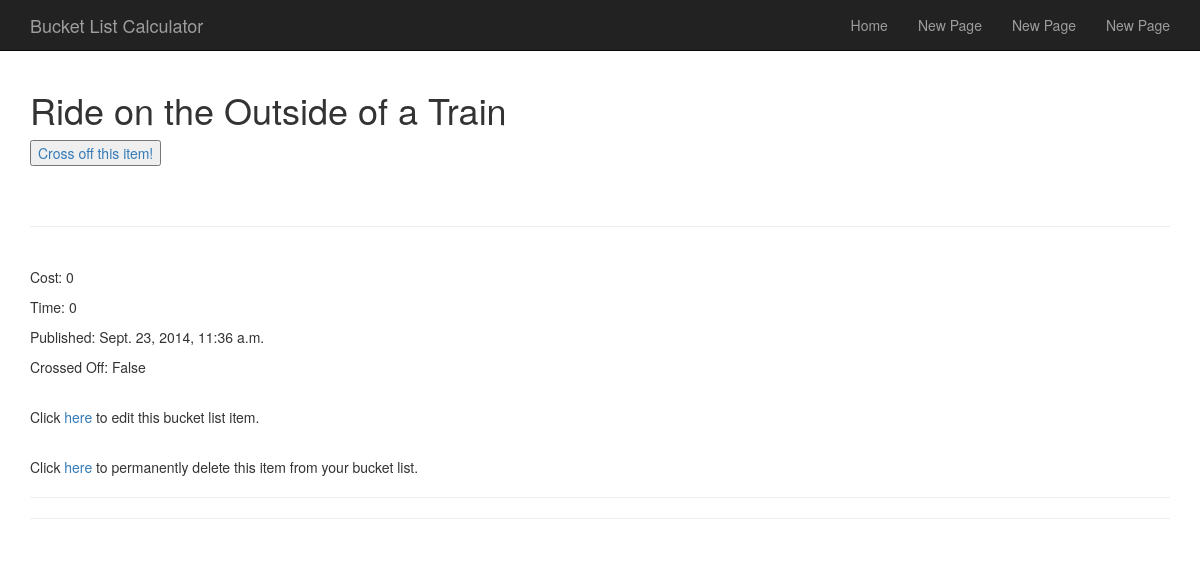
The page /bucketlist/mylist/view/83/ (signed in) on the database its author committed.
### BucketList/models.py (models this page shows, shortened)
class BucketListItem(models.Model):
    text = models.CharField(max_length = 200)
    pub_by = models.ForeignKey(User,editable = False)
    pub_date = models.DateTimeField(editable=False)
    goal_type = models.CharField(choices = CHOICES, max_length = 200)
    cost = models.IntegerField(max_length = 20)
    time = models.IntegerField(max_length = 20)
    hours = models.IntegerField(max_length = 20)
    crossed_off = models.BooleanField(editable = False)
    def __unicode__(self):
        return self.text
    def recently_added(self):
        return self.pub_date >= timezone.now() - datetime.timedelta(days = 1)
    recently_added.boolean = True

### BucketList/views.py (the view)
# urls.py: url(r'^mylist/view/(?P<id>\w+)/', views.view_my_list_item, name = 'view my list item'),
@login_required
def view_my_list_item(request, id):
    logged_in = request.user.id
    item = BucketListItem.objects.filter(pk = id)
    context = {'logged_in': logged_in,
                      'item': item[0],
                    }
    return render(request, 'BucketList/view_my_list_item.html', context)

### BucketList/templates/BucketList/view_my_list_item.html (shortened to what this page needs)
{% extends 'base.html' %}
{% block content %}
{% if logged_in %}
    {% if item.crossed_off == True %}
        <h1 style="text-decoration: line-through;">{{item}}</h1>
        <h4>Congratulations on crossing off this list item!</h4>
        <button><a href="/bucketlist/mylist/uncross/{{item.id}}/">Uncross this item</a></button>
    {% else %}
        <h1>{{item}}</h1>
        <button><a href= "/bucketlist/mylist/crossoff/{{item.id}}/">Cross off this item!</a></button>
    {% endif %}
     <br/>
     <br/>
     <br/>
    <hr>
    <br/>
    <p>Cost:  {{item.cost}}</p>
    <p>Time: {{item.time}}</p>
    <p>Published: {{item.pub_date}}</p>
    <p>Crossed Off: {{item.crossed_off}}</p>
    <br/>
    <p>Click <a href="/bucketlist/mylist/edit/{{item.id}}/">here</a> to edit this bucket list item.</p>
    <br/>
    <p>Click <a href="/bucketlist/mylist/deleteitem/{{item.id}}/">here</a> to permanently delete this item from your bucket list.</p>
{% else %}
    <p>It looks like you are not logged in!  Better get on that.</p>
{% endif %}
{% endblock content %}

### templates/base.html (style rules this page uses)
body { padding-top: 70px; }

### rows shown on the page
BucketListItem: text "Ride on the Outside of a Train", cost "0", time "0", pub_date "Sept. 23, 2014, 11:36 a.m.", crossed_off "False"
